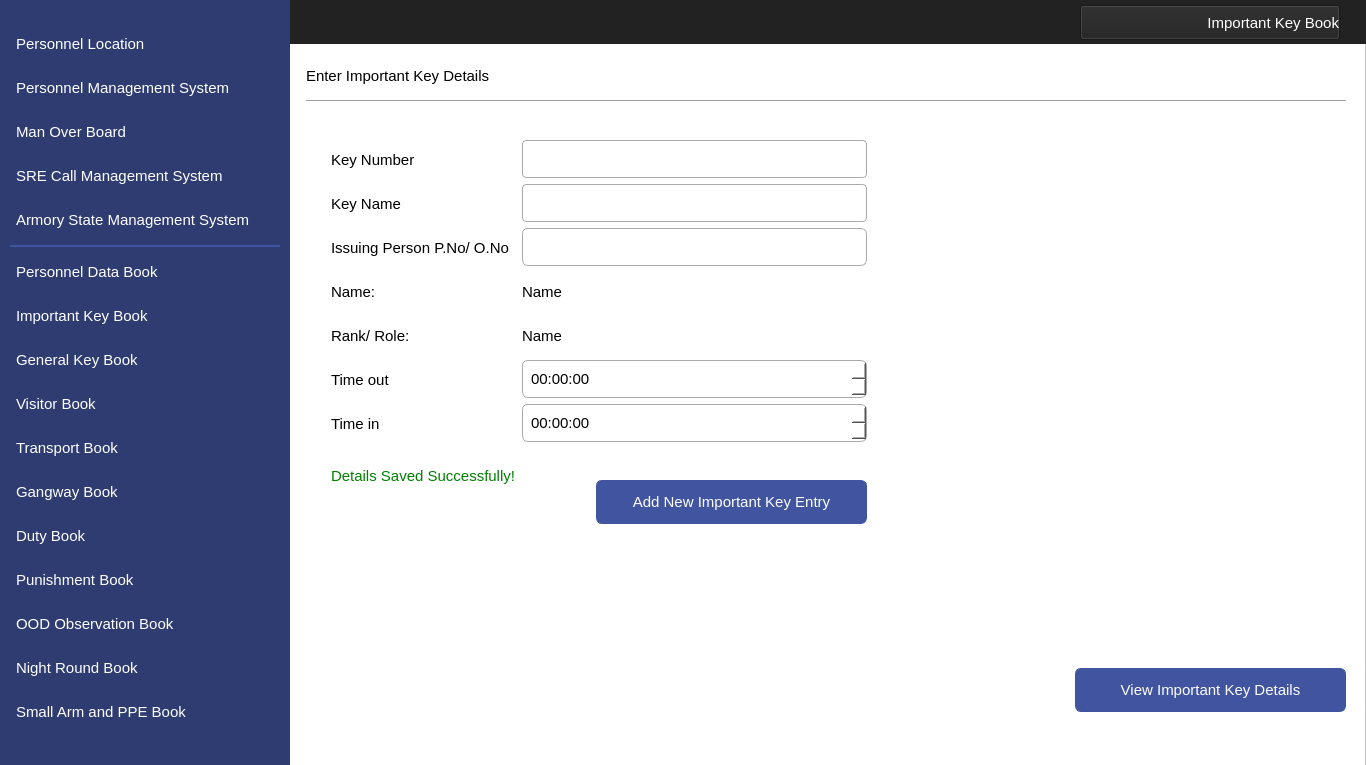
<?xml version="1.0" encoding="UTF-8"?>
<ui version="4.0">
 <class>MainWindow</class>
 <widget class="QMainWindow" name="MainWindow">
  <property name="geometry">
   <rect>
    <x>0</x>
    <y>0</y>
    <width>1366</width>
    <height>765</height>
   </rect>
  </property>
  <property name="windowTitle">
   <string>MainWindow</string>
  </property>
  <widget class="QWidget" name="centralwidget">
   <widget class="QFrame" name="frame">
    <property name="geometry">
     <rect>
      <x>0</x>
      <y>0</y>
      <width>1366</width>
      <height>768</height>
     </rect>
    </property>
    <property name="styleSheet">
     <string notr="true">background-color: #ffffff</string>
    </property>
    <property name="frameShape">
     <enum>QFrame::StyledPanel</enum>
    </property>
    <property name="frameShadow">
     <enum>QFrame::Raised</enum>
    </property>
    <widget class="QLabel" name="label">
     <property name="geometry">
      <rect>
       <x>0</x>
       <y>0</y>
       <width>290</width>
       <height>768</height>
      </rect>
     </property>
     <property name="styleSheet">
      <string notr="true">background-image: url(null);
background-color:#2F3C71;</string>
     </property>
     <property name="text">
      <string/>
     </property>
    </widget>
    <widget class="QLabel" name="label_2">
     <property name="geometry">
      <rect>
       <x>0</x>
       <y>0</y>
       <width>1366</width>
       <height>44</height>
      </rect>
     </property>
     <property name="styleSheet">
      <string notr="true">background-image: url(null);
background-color:#222222;</string>
     </property>
     <property name="text">
      <string/>
     </property>
    </widget>
    <widget class="QPushButton" name="navViewImpKeyDetails">
     <property name="geometry">
      <rect>
       <x>1075</x>
       <y>668</y>
       <width>271</width>
       <height>44</height>
      </rect>
     </property>
     <property name="font">
      <font>
       <family>Segoe UI</family>
       <pointsize>11</pointsize>
      </font>
     </property>
     <property name="cursor">
      <cursorShape>PointingHandCursor</cursorShape>
     </property>
     <property name="styleSheet">
      <string notr="true">QPushButton
{
    color: #ffffff;
    background-color:#4154A0;
    border-width: 1px;
    border-color: #4154A0;
    border-style: solid;
    border-radius: 6;
    padding: 3px;
    font-size: 11pt;
    padding-left: 5px;
    padding-right: 5px;
    min-width: 40px;
}

QPushButton:hover
{
    background-color:#384889
}
QPushButton:pressed
{
    background-color: #384889;
 	border-width: 3px;
    border-color: #5C70BC;
    border-style: solid;
    border-radius: 6;

}</string>
     </property>
     <property name="text">
      <string>View Important Key Details</string>
     </property>
     <property name="icon">
      <iconset resource="../IconResource.qrc">
       <normaloff>:/images/viewDetails.png</normaloff>:/images/viewDetails.png</iconset>
     </property>
     <property name="iconSize">
      <size>
       <width>25</width>
       <height>25</height>
      </size>
     </property>
    </widget>
    <widget class="QPushButton" name="navViewPunishment">
     <property name="geometry">
      <rect>
       <x>10</x>
       <y>558</y>
       <width>270</width>
       <height>44</height>
      </rect>
     </property>
     <property name="font">
      <font>
       <family>Segoe UI</family>
       <pointsize>11</pointsize>
      </font>
     </property>
     <property name="cursor">
      <cursorShape>PointingHandCursor</cursorShape>
     </property>
     <property name="styleSheet">
      <string notr="true">QPushButton 
{
    text-align: left;
    color: #ffffff;
    background-color:#2F3C71;
    border-width: 1px;
    border-color: #2F3C71;
    border-style: solid;
    border-radius: 6;
    padding: 3px;
    font-size: 11pt;
    padding-left: 5px;
    padding-right: 5px;
    min-width: 40px;
}

QPushButton:hover
{
    background-color:#4154A0;
}
QPushButton:pressed
{
    background-color: #384889;
 	border-width: 3px;
    border-color: #5C70BC;
    border-style: solid;
    border-radius: 6;

}</string>
     </property>
     <property name="text">
      <string>Punishment Book</string>
     </property>
     <property name="icon">
      <iconset resource="../IconResource.qrc">
       <normaloff>:/images/punishment.png</normaloff>:/images/punishment.png</iconset>
     </property>
     <property name="iconSize">
      <size>
       <width>25</width>
       <height>25</height>
      </size>
     </property>
     <property name="flat">
      <bool>false</bool>
     </property>
    </widget>
    <widget class="QPushButton" name="navViewImpKey">
     <property name="geometry">
      <rect>
       <x>10</x>
       <y>294</y>
       <width>270</width>
       <height>44</height>
      </rect>
     </property>
     <property name="font">
      <font>
       <family>Segoe UI</family>
       <pointsize>11</pointsize>
      </font>
     </property>
     <property name="cursor">
      <cursorShape>PointingHandCursor</cursorShape>
     </property>
     <property name="styleSheet">
      <string notr="true">QPushButton 
{
    text-align: left;
    color: #ffffff;
    background-color:#2F3C71;
    border-width: 1px;
    border-color: #2F3C71;
    border-style: solid;
    border-radius: 6;
    padding: 3px;
    font-size: 11pt;
    padding-left: 5px;
    padding-right: 5px;
    min-width: 40px;
}

QPushButton:hover
{
    background-color:#4154A0;
}
QPushButton:active
{
    background-color:#4154A0;
}
QPushButton:pressed
{
    background-color: #384889;
 	border-width: 3px;
    border-color: #5C70BC;
    border-style: solid;
    border-radius: 6;

}</string>
     </property>
     <property name="text">
      <string>Important Key Book</string>
     </property>
     <property name="icon">
      <iconset resource="../IconResource.qrc">
       <normaloff>:/images/impKey.png</normaloff>:/images/impKey.png</iconset>
     </property>
     <property name="iconSize">
      <size>
       <width>25</width>
       <height>25</height>
      </size>
     </property>
     <property name="flat">
      <bool>false</bool>
     </property>
    </widget>
    <widget class="QPushButton" name="navViewGenKey">
     <property name="geometry">
      <rect>
       <x>10</x>
       <y>338</y>
       <width>270</width>
       <height>44</height>
      </rect>
     </property>
     <property name="font">
      <font>
       <family>Segoe UI</family>
       <pointsize>11</pointsize>
      </font>
     </property>
     <property name="cursor">
      <cursorShape>PointingHandCursor</cursorShape>
     </property>
     <property name="styleSheet">
      <string notr="true">QPushButton 
{
    text-align: left;
    color: #ffffff;
    background-color:#2F3C71;
    border-width: 1px;
    border-color: #2F3C71;
    border-style: solid;
    border-radius: 6;
    padding: 3px;
    font-size: 11pt;
    padding-left: 5px;
    padding-right: 5px;
    min-width: 40px;
}

QPushButton:hover
{
    background-color:#4154A0;
}

QPushButton:pressed
{
    background-color: #384889;
 	border-width: 3px;
    border-color: #5C70BC;
    border-style: solid;
    border-radius: 6;

}</string>
     </property>
     <property name="text">
      <string>General Key Book</string>
     </property>
     <property name="icon">
      <iconset resource="../IconResource.qrc">
       <normaloff>:/images/genKey.png</normaloff>:/images/genKey.png</iconset>
     </property>
     <property name="iconSize">
      <size>
       <width>25</width>
       <height>25</height>
      </size>
     </property>
     <property name="flat">
      <bool>false</bool>
     </property>
    </widget>
    <widget class="QPushButton" name="navViewVisitor">
     <property name="geometry">
      <rect>
       <x>10</x>
       <y>382</y>
       <width>270</width>
       <height>44</height>
      </rect>
     </property>
     <property name="font">
      <font>
       <family>Segoe UI</family>
       <pointsize>11</pointsize>
      </font>
     </property>
     <property name="cursor">
      <cursorShape>PointingHandCursor</cursorShape>
     </property>
     <property name="styleSheet">
      <string notr="true">QPushButton 
{
    text-align: left;
    color: #ffffff;
    background-color:#2F3C71;
    border-width: 1px;
    border-color: #2F3C71;
    border-style: solid;
    border-radius: 6;
    padding: 3px;
    font-size: 11pt;
    padding-left: 5px;
    padding-right: 5px;
    min-width: 40px;
}

QPushButton:hover
{
    background-color:#4154A0;
}

QPushButton:pressed
{
    background-color: #384889;
 	border-width: 3px;
    border-color: #5C70BC;
    border-style: solid;
    border-radius: 6;
}</string>
     </property>
     <property name="text">
      <string>Visitor Book</string>
     </property>
     <property name="icon">
      <iconset resource="../IconResource.qrc">
       <normaloff>:/images/visitor.png</normaloff>:/images/visitor.png</iconset>
     </property>
     <property name="iconSize">
      <size>
       <width>25</width>
       <height>25</height>
      </size>
     </property>
     <property name="flat">
      <bool>false</bool>
     </property>
    </widget>
    <widget class="QPushButton" name="navViewTransport">
     <property name="geometry">
      <rect>
       <x>10</x>
       <y>426</y>
       <width>270</width>
       <height>44</height>
      </rect>
     </property>
     <property name="font">
      <font>
       <family>Segoe UI</family>
       <pointsize>11</pointsize>
      </font>
     </property>
     <property name="cursor">
      <cursorShape>PointingHandCursor</cursorShape>
     </property>
     <property name="styleSheet">
      <string notr="true">QPushButton 
{
    text-align: left;
    color: #ffffff;
    background-color:#2F3C71;
    border-width: 1px;
    border-color: #2F3C71;
    border-style: solid;
    border-radius: 6;
    padding: 3px;
    font-size: 11pt;
    padding-left: 5px;
    padding-right: 5px;
    min-width: 40px;
}

QPushButton:hover
{
    background-color:#4154A0;
}
QPushButton:pressed
{
    background-color: #384889;
 	border-width: 3px;
    border-color: #5C70BC;
    border-style: solid;
    border-radius: 6;

}</string>
     </property>
     <property name="text">
      <string>Transport Book</string>
     </property>
     <property name="icon">
      <iconset resource="../IconResource.qrc">
       <normaloff>:/images/transport.png</normaloff>:/images/transport.png</iconset>
     </property>
     <property name="iconSize">
      <size>
       <width>25</width>
       <height>25</height>
      </size>
     </property>
     <property name="flat">
      <bool>false</bool>
     </property>
    </widget>
    <widget class="QPushButton" name="navViewGangway">
     <property name="geometry">
      <rect>
       <x>10</x>
       <y>470</y>
       <width>270</width>
       <height>44</height>
      </rect>
     </property>
     <property name="font">
      <font>
       <family>Segoe UI</family>
       <pointsize>11</pointsize>
      </font>
     </property>
     <property name="cursor">
      <cursorShape>PointingHandCursor</cursorShape>
     </property>
     <property name="styleSheet">
      <string notr="true">QPushButton 
{
    text-align: left;
    color: #ffffff;
    background-color:#2F3C71;
    border-width: 1px;
    border-color: #2F3C71;
    border-style: solid;
    border-radius: 6;
    padding: 3px;
    font-size: 11pt;
    padding-left: 5px;
    padding-right: 5px;
    min-width: 40px;
}

QPushButton:hover
{
    background-color:#4154A0;
}
QPushButton:pressed
{
    background-color: #384889;
 	border-width: 3px;
    border-color: #5C70BC;
    border-style: solid;
    border-radius: 6;

}</string>
     </property>
     <property name="text">
      <string>Gangway Book</string>
     </property>
     <property name="icon">
      <iconset resource="../IconResource.qrc">
       <normaloff>:/images/gangway.png</normaloff>:/images/gangway.png</iconset>
     </property>
     <property name="iconSize">
      <size>
       <width>25</width>
       <height>25</height>
      </size>
     </property>
     <property name="flat">
      <bool>false</bool>
     </property>
    </widget>
    <widget class="QPushButton" name="navViewDuty">
     <property name="geometry">
      <rect>
       <x>10</x>
       <y>514</y>
       <width>270</width>
       <height>44</height>
      </rect>
     </property>
     <property name="font">
      <font>
       <family>Segoe UI</family>
       <pointsize>11</pointsize>
      </font>
     </property>
     <property name="cursor">
      <cursorShape>PointingHandCursor</cursorShape>
     </property>
     <property name="styleSheet">
      <string notr="true">QPushButton 
{
    text-align: left;
    color: #ffffff;
    background-color:#2F3C71;
    border-width: 1px;
    border-color: #2F3C71;
    border-style: solid;
    border-radius: 6;
    padding: 3px;
    font-size: 11pt;
    padding-left: 5px;
    padding-right: 5px;
    min-width: 40px;
}

QPushButton:hover
{
    background-color:#4154A0;
}
QPushButton:pressed
{
    background-color: #384889;
 	border-width: 3px;
    border-color: #5C70BC;
    border-style: solid;
    border-radius: 6;

}</string>
     </property>
     <property name="text">
      <string>Duty Book</string>
     </property>
     <property name="icon">
      <iconset resource="../IconResource.qrc">
       <normaloff>:/images/duty.png</normaloff>:/images/duty.png</iconset>
     </property>
     <property name="iconSize">
      <size>
       <width>25</width>
       <height>25</height>
      </size>
     </property>
     <property name="flat">
      <bool>false</bool>
     </property>
    </widget>
    <widget class="QPushButton" name="navViewNight">
     <property name="geometry">
      <rect>
       <x>10</x>
       <y>646</y>
       <width>270</width>
       <height>44</height>
      </rect>
     </property>
     <property name="font">
      <font>
       <family>Segoe UI</family>
       <pointsize>11</pointsize>
      </font>
     </property>
     <property name="cursor">
      <cursorShape>PointingHandCursor</cursorShape>
     </property>
     <property name="styleSheet">
      <string notr="true">QPushButton 
{
    text-align: left;
    color: #ffffff;
    background-color:#2F3C71;
    border-width: 1px;
    border-color: #2F3C71;
    border-style: solid;
    border-radius: 6;
    padding: 3px;
    font-size: 11pt;
    padding-left: 5px;
    padding-right: 5px;
    min-width: 40px;
}

QPushButton:hover
{
    background-color:#4154A0;
}
QPushButton:pressed
{
    background-color: #384889;
 	border-width: 3px;
    border-color: #5C70BC;
    border-style: solid;
    border-radius: 6;

}</string>
     </property>
     <property name="text">
      <string>Night Round Book</string>
     </property>
     <property name="icon">
      <iconset resource="../IconResource.qrc">
       <normaloff>:/images/night.png</normaloff>:/images/night.png</iconset>
     </property>
     <property name="iconSize">
      <size>
       <width>25</width>
       <height>25</height>
      </size>
     </property>
     <property name="flat">
      <bool>false</bool>
     </property>
    </widget>
    <widget class="QLabel" name="label_4">
     <property name="geometry">
      <rect>
       <x>10</x>
       <y>245</y>
       <width>270</width>
       <height>2</height>
      </rect>
     </property>
     <property name="styleSheet">
      <string notr="true">background-color:#4154A0;</string>
     </property>
     <property name="text">
      <string/>
     </property>
    </widget>
    <widget class="QPushButton" name="navViewMOB">
     <property name="geometry">
      <rect>
       <x>10</x>
       <y>110</y>
       <width>270</width>
       <height>44</height>
      </rect>
     </property>
     <property name="font">
      <font>
       <family>Segoe UI</family>
       <pointsize>11</pointsize>
      </font>
     </property>
     <property name="cursor">
      <cursorShape>PointingHandCursor</cursorShape>
     </property>
     <property name="styleSheet">
      <string notr="true">QPushButton 
{
    text-align: left;
    color: #ffffff;
    background-color:#2F3C71;
    border-width: 1px;
    border-color: #2F3C71;
    border-style: solid;
    border-radius: 6;
    padding: 3px;
    font-size: 11pt;
    padding-left: 5px;
    padding-right: 5px;
    min-width: 40px;
}

QPushButton:hover
{
    background-color:#4154A0;
}
QPushButton:pressed
{
    background-color: #384889;
 	border-width: 3px;
    border-color: #5C70BC;
    border-style: solid;
    border-radius: 6;

}</string>
     </property>
     <property name="text">
      <string>Man Over Board</string>
     </property>
     <property name="icon">
      <iconset resource="../IconResource.qrc">
       <normaloff>:/images/mob.png</normaloff>:/images/mob.png</iconset>
     </property>
     <property name="iconSize">
      <size>
       <width>32</width>
       <height>32</height>
      </size>
     </property>
     <property name="flat">
      <bool>false</bool>
     </property>
    </widget>
    <widget class="QPushButton" name="navViewLocation">
     <property name="geometry">
      <rect>
       <x>10</x>
       <y>22</y>
       <width>270</width>
       <height>44</height>
      </rect>
     </property>
     <property name="font">
      <font>
       <family>Segoe UI</family>
       <pointsize>11</pointsize>
      </font>
     </property>
     <property name="cursor">
      <cursorShape>PointingHandCursor</cursorShape>
     </property>
     <property name="styleSheet">
      <string notr="true">QPushButton 
{
    text-align: left;
    color: #ffffff;
    background-color:#2F3C71;
    border-width: 1px;
    border-color: #2F3C71;
    border-style: solid;
    border-radius: 6;
    padding: 3px;
    font-size: 11pt;
    padding-left: 5px;
    padding-right: 5px;
    min-width: 40px;
}

QPushButton:hover
{
    background-color:#4154A0;
}
QPushButton:pressed
{
    background-color: #384889;
 	border-width: 3px;
    border-color: #5C70BC;
    border-style: solid;
    border-radius: 6;

}</string>
     </property>
     <property name="text">
      <string>Personnel Location</string>
     </property>
     <property name="icon">
      <iconset resource="../IconResource.qrc">
       <normaloff>:/images/locate.png</normaloff>:/images/locate.png</iconset>
     </property>
     <property name="iconSize">
      <size>
       <width>25</width>
       <height>25</height>
      </size>
     </property>
     <property name="flat">
      <bool>false</bool>
     </property>
    </widget>
    <widget class="QPushButton" name="navViewMangement">
     <property name="geometry">
      <rect>
       <x>10</x>
       <y>66</y>
       <width>270</width>
       <height>44</height>
      </rect>
     </property>
     <property name="font">
      <font>
       <family>Segoe UI</family>
       <pointsize>11</pointsize>
      </font>
     </property>
     <property name="cursor">
      <cursorShape>PointingHandCursor</cursorShape>
     </property>
     <property name="styleSheet">
      <string notr="true">QPushButton 
{
    text-align: left;
    color: #ffffff;
    background-color:#2F3C71;
    border-width: 1px;
    border-color: #2F3C71;
    border-style: solid;
    border-radius: 6;
    padding: 3px;
    font-size: 11pt;
    padding-left: 5px;
    padding-right: 5px;
    min-width: 40px;
}

QPushButton:hover
{
    background-color:#4154A0;
}
QPushButton:pressed
{
    background-color: #384889;
 	border-width: 3px;
    border-color: #5C70BC;
    border-style: solid;
    border-radius: 6;

}</string>
     </property>
     <property name="text">
      <string>Personnel Management System</string>
     </property>
     <property name="icon">
      <iconset resource="../IconResource.qrc">
       <normaloff>:/images/personnel.png</normaloff>:/images/personnel.png</iconset>
     </property>
     <property name="iconSize">
      <size>
       <width>32</width>
       <height>32</height>
      </size>
     </property>
     <property name="flat">
      <bool>false</bool>
     </property>
    </widget>
    <widget class="QPushButton" name="navViewPPE">
     <property name="geometry">
      <rect>
       <x>10</x>
       <y>690</y>
       <width>270</width>
       <height>44</height>
      </rect>
     </property>
     <property name="font">
      <font>
       <family>Segoe UI</family>
       <pointsize>11</pointsize>
      </font>
     </property>
     <property name="cursor">
      <cursorShape>PointingHandCursor</cursorShape>
     </property>
     <property name="styleSheet">
      <string notr="true">QPushButton 
{
    text-align: left;
    color: #ffffff;
    background-color:#2F3C71;
    border-width: 1px;
    border-color: #2F3C71;
    border-style: solid;
    border-radius: 6;
    padding: 3px;
    font-size: 11pt;
    padding-left: 5px;
    padding-right: 5px;
    min-width: 40px;
}

QPushButton:hover
{
    background-color:#4154A0;
}
QPushButton:pressed
{
    background-color: #384889;
 	border-width: 3px;
    border-color: #5C70BC;
    border-style: solid;
    border-radius: 6;

}</string>
     </property>
     <property name="text">
      <string>Small Arm and PPE Book</string>
     </property>
     <property name="icon">
      <iconset resource="../IconResource.qrc">
       <normaloff>:/images/armPPE.png</normaloff>:/images/armPPE.png</iconset>
     </property>
     <property name="iconSize">
      <size>
       <width>25</width>
       <height>25</height>
      </size>
     </property>
     <property name="flat">
      <bool>false</bool>
     </property>
    </widget>
    <widget class="QPushButton" name="navViewOOD">
     <property name="geometry">
      <rect>
       <x>10</x>
       <y>602</y>
       <width>270</width>
       <height>44</height>
      </rect>
     </property>
     <property name="font">
      <font>
       <family>Segoe UI</family>
       <pointsize>11</pointsize>
      </font>
     </property>
     <property name="cursor">
      <cursorShape>PointingHandCursor</cursorShape>
     </property>
     <property name="styleSheet">
      <string notr="true">QPushButton 
{
    text-align: left;
    color: #ffffff;
    background-color:#2F3C71;
    border-width: 1px;
    border-color: #2F3C71;
    border-style: solid;
    border-radius: 6;
    padding: 3px;
    font-size: 11pt;
    padding-left: 5px;
    padding-right: 5px;
    min-width: 40px;
}

QPushButton:hover
{
    background-color:#4154A0;
}
QPushButton:pressed
{
    background-color: #384889;
 	border-width: 3px;
    border-color: #5C70BC;
    border-style: solid;
    border-radius: 6;

}</string>
     </property>
     <property name="text">
      <string>OOD Observation Book</string>
     </property>
     <property name="icon">
      <iconset resource="../IconResource.qrc">
       <normaloff>:/images/oodObserve.png</normaloff>:/images/oodObserve.png</iconset>
     </property>
     <property name="iconSize">
      <size>
       <width>25</width>
       <height>25</height>
      </size>
     </property>
     <property name="flat">
      <bool>false</bool>
     </property>
    </widget>
    <widget class="QPushButton" name="navViewCMS">
     <property name="geometry">
      <rect>
       <x>10</x>
       <y>154</y>
       <width>270</width>
       <height>44</height>
      </rect>
     </property>
     <property name="font">
      <font>
       <family>Segoe UI</family>
       <pointsize>11</pointsize>
      </font>
     </property>
     <property name="cursor">
      <cursorShape>PointingHandCursor</cursorShape>
     </property>
     <property name="styleSheet">
      <string notr="true">QPushButton 
{
    text-align: left;
    color: #ffffff;
    background-color:#2F3C71;
    border-width: 1px;
    border-color: #2F3C71;
    border-style: solid;
    border-radius: 6;
    padding: 3px;
    font-size: 11pt;
    padding-left: 5px;
    padding-right: 5px;
    min-width: 40px;
}

QPushButton:hover
{
    background-color:#4154A0;
}
QPushButton:pressed
{
    background-color: #384889;
 	border-width: 3px;
    border-color: #5C70BC;
    border-style: solid;
    border-radius: 6;

}</string>
     </property>
     <property name="text">
      <string>SRE Call Management System</string>
     </property>
     <property name="icon">
      <iconset resource="../IconResource.qrc">
       <normaloff>:/images/sreCall.png</normaloff>:/images/sreCall.png</iconset>
     </property>
     <property name="iconSize">
      <size>
       <width>25</width>
       <height>25</height>
      </size>
     </property>
     <property name="flat">
      <bool>false</bool>
     </property>
    </widget>
    <widget class="QLabel" name="label_7">
     <property name="geometry">
      <rect>
       <x>331</x>
       <y>138</y>
       <width>191</width>
       <height>44</height>
      </rect>
     </property>
     <property name="font">
      <font>
       <family>Segoe UI</family>
       <pointsize>11</pointsize>
      </font>
     </property>
     <property name="layoutDirection">
      <enum>Qt::LeftToRight</enum>
     </property>
     <property name="styleSheet">
      <string notr="true">color: #000000;
background-color:#ffffff;
font-size: 11pt</string>
     </property>
     <property name="text">
      <string>Key Number</string>
     </property>
     <property name="alignment">
      <set>Qt::AlignLeading|Qt::AlignLeft|Qt::AlignVCenter</set>
     </property>
    </widget>
    <widget class="QLineEdit" name="edtKeyNumber">
     <property name="geometry">
      <rect>
       <x>522</x>
       <y>140</y>
       <width>345</width>
       <height>38</height>
      </rect>
     </property>
     <property name="font">
      <font>
       <family>Segoe UI</family>
       <pointsize>11</pointsize>
      </font>
     </property>
     <property name="styleSheet">
      <string notr="true">QLineEdit{
    border:1px solid #aaa;
    border-radius:4px;
    outline:none;
    padding:6px;
    box-sizing:border-box;
    transition:.3s;
  }
  QLineEdit:hover{
	 border:1px solid #000;	
 	transition:.3s;
}
  QLineEdit:focus{
    border-color:dodgerBlue;
    box-shadow:0 0 8px 0 dodgerBlue;
  }</string>
     </property>
    </widget>
    <widget class="QLabel" name="label_8">
     <property name="geometry">
      <rect>
       <x>331</x>
       <y>182</y>
       <width>191</width>
       <height>44</height>
      </rect>
     </property>
     <property name="font">
      <font>
       <family>Segoe UI</family>
       <pointsize>11</pointsize>
      </font>
     </property>
     <property name="layoutDirection">
      <enum>Qt::LeftToRight</enum>
     </property>
     <property name="styleSheet">
      <string notr="true">color: #000000;
background-color:#ffffff;
font-size: 11pt</string>
     </property>
     <property name="text">
      <string>Key Name</string>
     </property>
     <property name="alignment">
      <set>Qt::AlignLeading|Qt::AlignLeft|Qt::AlignVCenter</set>
     </property>
    </widget>
    <widget class="QLineEdit" name="edtKeyName">
     <property name="geometry">
      <rect>
       <x>522</x>
       <y>184</y>
       <width>345</width>
       <height>38</height>
      </rect>
     </property>
     <property name="font">
      <font>
       <family>Segoe UI</family>
       <pointsize>11</pointsize>
      </font>
     </property>
     <property name="styleSheet">
      <string notr="true">QLineEdit{
    border:1px solid #aaa;
    border-radius:4px;
    outline:none;
    padding:6px;
    box-sizing:border-box;
    transition:.3s;
  }
  QLineEdit:hover{
	 border:1px solid #000;	
 	transition:.3s;
}
  QLineEdit:focus{
    border-color:dodgerBlue;
    box-shadow:0 0 8px 0 dodgerBlue;
  }</string>
     </property>
    </widget>
    <widget class="QLabel" name="label_9">
     <property name="geometry">
      <rect>
       <x>331</x>
       <y>226</y>
       <width>191</width>
       <height>44</height>
      </rect>
     </property>
     <property name="font">
      <font>
       <family>Segoe UI</family>
       <pointsize>11</pointsize>
      </font>
     </property>
     <property name="layoutDirection">
      <enum>Qt::LeftToRight</enum>
     </property>
     <property name="styleSheet">
      <string notr="true">color: #000000;
background-color:#ffffff;
font-size: 11pt</string>
     </property>
     <property name="text">
      <string>Issuing Person P.No/ O.No</string>
     </property>
     <property name="alignment">
      <set>Qt::AlignLeading|Qt::AlignLeft|Qt::AlignVCenter</set>
     </property>
    </widget>
    <widget class="QLabel" name="label_10">
     <property name="geometry">
      <rect>
       <x>331</x>
       <y>270</y>
       <width>191</width>
       <height>44</height>
      </rect>
     </property>
     <property name="font">
      <font>
       <family>Segoe UI</family>
       <pointsize>11</pointsize>
      </font>
     </property>
     <property name="layoutDirection">
      <enum>Qt::LeftToRight</enum>
     </property>
     <property name="styleSheet">
      <string notr="true">color: #000000;
background-color:#ffffff;
font-size: 11pt</string>
     </property>
     <property name="text">
      <string>Name:</string>
     </property>
     <property name="alignment">
      <set>Qt::AlignLeading|Qt::AlignLeft|Qt::AlignVCenter</set>
     </property>
    </widget>
    <widget class="QLabel" name="label_11">
     <property name="geometry">
      <rect>
       <x>331</x>
       <y>314</y>
       <width>191</width>
       <height>44</height>
      </rect>
     </property>
     <property name="font">
      <font>
       <family>Segoe UI</family>
       <pointsize>11</pointsize>
      </font>
     </property>
     <property name="layoutDirection">
      <enum>Qt::LeftToRight</enum>
     </property>
     <property name="styleSheet">
      <string notr="true">color: #000000;
background-color:#ffffff;
font-size: 11pt</string>
     </property>
     <property name="text">
      <string>Rank/ Role:</string>
     </property>
     <property name="alignment">
      <set>Qt::AlignLeading|Qt::AlignLeft|Qt::AlignVCenter</set>
     </property>
    </widget>
    <widget class="QLabel" name="label_12">
     <property name="geometry">
      <rect>
       <x>331</x>
       <y>358</y>
       <width>191</width>
       <height>44</height>
      </rect>
     </property>
     <property name="font">
      <font>
       <family>Segoe UI</family>
       <pointsize>11</pointsize>
      </font>
     </property>
     <property name="layoutDirection">
      <enum>Qt::LeftToRight</enum>
     </property>
     <property name="styleSheet">
      <string notr="true">color: #000000;
background-color:#ffffff;
font-size: 11pt</string>
     </property>
     <property name="text">
      <string>Time out</string>
     </property>
     <property name="alignment">
      <set>Qt::AlignLeading|Qt::AlignLeft|Qt::AlignVCenter</set>
     </property>
    </widget>
    <widget class="QLabel" name="label_14">
     <property name="geometry">
      <rect>
       <x>331</x>
       <y>402</y>
       <width>191</width>
       <height>44</height>
      </rect>
     </property>
     <property name="font">
      <font>
       <family>Segoe UI</family>
       <pointsize>11</pointsize>
      </font>
     </property>
     <property name="layoutDirection">
      <enum>Qt::LeftToRight</enum>
     </property>
     <property name="styleSheet">
      <string notr="true">color: #000000;
background-color:#ffffff;
font-size: 11pt</string>
     </property>
     <property name="text">
      <string>Time in</string>
     </property>
     <property name="alignment">
      <set>Qt::AlignLeading|Qt::AlignLeft|Qt::AlignVCenter</set>
     </property>
    </widget>
    <widget class="QTimeEdit" name="tmOut">
     <property name="geometry">
      <rect>
       <x>522</x>
       <y>360</y>
       <width>345</width>
       <height>38</height>
      </rect>
     </property>
     <property name="font">
      <font>
       <family>Segoe UI</family>
       <pointsize>11</pointsize>
      </font>
     </property>
     <property name="styleSheet">
      <string notr="true">QTimeEdit{
    border:1px solid #aaa;
    border-radius:6px;
    outline:none;
    padding:6px;
    box-sizing:border-box;
    transition:.3s;
  }
  QTimeEdit:hover{
	 border:1px solid #000;	
 	transition:.3s;
}
  QTimeEdit:focus{
    border-color:dodgerBlue;
    box-shadow:0 0 8px 0 dodgerBlue;
border-radius: 6;
  }
	QTimeEdit::up-button{
 subcontrol-origin: border;
subcontrol-position: top right;
width: 25px;
 border: none;
image: url(:/images/dropUpTime.png);
}
QTimeEdit::down-button {
 subcontrol-origin: border;
 subcontrol-position: bottom right;
 width: 25px;
 border: none;

image: url(:/images/dropDownTime.png);

}
QTimeEdit::down-button:hover {
 border: 1px solid rgba(0, 0, 0, 0%);
border-bottom: 1px solid rgb(0, 0, 0);
 border-right: 1px solid rgb(0, 0, 0);
background-color:#e6e6e6;
    
}
QTimeEdit::up-button:hover {
 border: 1px solid rgba(0, 0, 0, 0%);
border-top: 1px solid rgb(0, 0, 0);
 border-right: 1px solid rgb(0, 0, 0);
background-color:#e6e6e6;

}
QTimeEdit::up-button:focus{
 border: 1px solid rgba(0, 0, 0, 0%);
border-top: 1px solid dodgerBlue;
 border-right: 1px solid dodgerBlue;

}
QTimeEdit::down-button:focus{
 border: 1px solid rgba(0, 0, 0, 0%);
border-bottom: 1px solid dodgerBlue;
 border-right: 1px solid dodgerBlue;

}</string>
     </property>
     <property name="calendarPopup">
      <bool>false</bool>
     </property>
    </widget>
    <widget class="QTimeEdit" name="tmIn">
     <property name="geometry">
      <rect>
       <x>522</x>
       <y>404</y>
       <width>345</width>
       <height>38</height>
      </rect>
     </property>
     <property name="font">
      <font>
       <family>Segoe UI</family>
       <pointsize>11</pointsize>
      </font>
     </property>
     <property name="styleSheet">
      <string notr="true">QTimeEdit{
    border:1px solid #aaa;
    border-radius:6px;
    outline:none;
    padding:6px;
    box-sizing:border-box;
    transition:.3s;
  }
  QTimeEdit:hover{
	 border:1px solid #000;	
 	transition:.3s;
}
  QTimeEdit:focus{
    border-color:dodgerBlue;
    box-shadow:0 0 8px 0 dodgerBlue;
border-radius: 6;
  }
	QTimeEdit::up-button{
 subcontrol-origin: border;
subcontrol-position: top right;
width: 25px;
 border: none;
image: url(:/images/dropUpTime.png);
}
QTimeEdit::down-button {
 subcontrol-origin: border;
 subcontrol-position: bottom right;
 width: 25px;
 border: none;

image: url(:/images/dropDownTime.png);

}
QTimeEdit::down-button:hover {
 border: 1px solid rgba(0, 0, 0, 0%);
border-bottom: 1px solid rgb(0, 0, 0);
 border-right: 1px solid rgb(0, 0, 0);
background-color:#e6e6e6;
    
}
QTimeEdit::up-button:hover {
 border: 1px solid rgba(0, 0, 0, 0%);
border-top: 1px solid rgb(0, 0, 0);
 border-right: 1px solid rgb(0, 0, 0);
background-color:#e6e6e6;

}
QTimeEdit::up-button:focus{
 border: 1px solid rgba(0, 0, 0, 0%);
border-top: 1px solid dodgerBlue;
 border-right: 1px solid dodgerBlue;

}
QTimeEdit::down-button:focus{
 border: 1px solid rgba(0, 0, 0, 0%);
border-bottom: 1px solid dodgerBlue;
 border-right: 1px solid dodgerBlue;

}</string>
     </property>
     <property name="calendarPopup">
      <bool>false</bool>
     </property>
    </widget>
    <widget class="QLabel" name="lblDataEntrySuccessful">
     <property name="enabled">
      <bool>true</bool>
     </property>
     <property name="geometry">
      <rect>
       <x>331</x>
       <y>454</y>
       <width>361</width>
       <height>44</height>
      </rect>
     </property>
     <property name="font">
      <font>
       <family>Segoe UI</family>
       <pointsize>11</pointsize>
      </font>
     </property>
     <property name="layoutDirection">
      <enum>Qt::LeftToRight</enum>
     </property>
     <property name="styleSheet">
      <string notr="true">color: green;
background-color:#ffffff;
font-size: 11pt</string>
     </property>
     <property name="text">
      <string>Details Saved Successfully!</string>
     </property>
     <property name="alignment">
      <set>Qt::AlignLeading|Qt::AlignLeft|Qt::AlignVCenter</set>
     </property>
    </widget>
    <widget class="QPushButton" name="pushButton">
     <property name="enabled">
      <bool>true</bool>
     </property>
     <property name="geometry">
      <rect>
       <x>1080</x>
       <y>5</y>
       <width>260</width>
       <height>35</height>
      </rect>
     </property>
     <property name="font">
      <font>
       <family>Segoe UI</family>
       <pointsize>11</pointsize>
      </font>
     </property>
     <property name="styleSheet">
      <string notr="true"> text-align: right;
    color: #ffffff;
    background-color:#222222;</string>
     </property>
     <property name="text">
      <string>Important Key Book</string>
     </property>
     <property name="icon">
      <iconset resource="../IconResource.qrc">
       <normaloff>:/images/impKey.png</normaloff>:/images/impKey.png</iconset>
     </property>
     <property name="iconSize">
      <size>
       <width>32</width>
       <height>32</height>
      </size>
     </property>
    </widget>
    <widget class="QPushButton" name="pushButton_2">
     <property name="enabled">
      <bool>true</bool>
     </property>
     <property name="geometry">
      <rect>
       <x>306</x>
       <y>680</y>
       <width>100</width>
       <height>80</height>
      </rect>
     </property>
     <property name="styleSheet">
      <string notr="true"> border:1px solid #fff;
    border-radius:4px;
    outline:none;</string>
     </property>
     <property name="text">
      <string/>
     </property>
     <property name="icon">
      <iconset resource="../IconResource.qrc">
       <normaloff>:/images/logoMTIP.png</normaloff>:/images/logoMTIP.png</iconset>
     </property>
     <property name="iconSize">
      <size>
       <width>200</width>
       <height>200</height>
      </size>
     </property>
    </widget>
    <widget class="QPushButton" name="navViewPersonnel">
     <property name="geometry">
      <rect>
       <x>10</x>
       <y>250</y>
       <width>270</width>
       <height>44</height>
      </rect>
     </property>
     <property name="font">
      <font>
       <family>Segoe UI</family>
       <pointsize>11</pointsize>
      </font>
     </property>
     <property name="cursor">
      <cursorShape>PointingHandCursor</cursorShape>
     </property>
     <property name="styleSheet">
      <string notr="true">QPushButton 
{
    text-align: left;
    color: #ffffff;
    background-color:#2F3C71;
    border-width: 1px;
    border-color: #2F3C71;
    border-style: solid;
    border-radius: 6;
    padding: 3px;
    font-size: 11pt;
    padding-left: 5px;
    padding-right: 5px;
    min-width: 40px;
}

QPushButton:hover
{
    background-color:#4154A0;
}

QPushButton:pressed
{
    background-color: #384889;
 	border-width: 3px;
    border-color: #5C70BC;
    border-style: solid;
    border-radius: 6;

}</string>
     </property>
     <property name="text">
      <string>Personnel Data Book</string>
     </property>
     <property name="icon">
      <iconset resource="../IconResource.qrc">
       <normaloff>:/images/personnelData.png</normaloff>:/images/personnelData.png</iconset>
     </property>
     <property name="iconSize">
      <size>
       <width>25</width>
       <height>25</height>
      </size>
     </property>
     <property name="flat">
      <bool>false</bool>
     </property>
    </widget>
    <widget class="QComboBox" name="cBoxIssuingPNo">
     <property name="geometry">
      <rect>
       <x>522</x>
       <y>228</y>
       <width>345</width>
       <height>38</height>
      </rect>
     </property>
     <property name="font">
      <font>
       <family>Segoe UI</family>
       <pointsize>11</pointsize>
       <kerning>true</kerning>
      </font>
     </property>
     <property name="cursor">
      <cursorShape>PointingHandCursor</cursorShape>
     </property>
     <property name="styleSheet">
      <string notr="true">QComboBox{ border-width: 1px;
 border-color: #aaa;
 border-style: solid;
border-radius:6; 
}

QComboBox::drop-down:button{
background-color:transparent;
}
QComboBox::down-arrow {
 
    image: url(C:/Users/home/Desktop/IndoorPoistionInterfaces/InterfaceIcons/dropDown.png);
    width: 25px;
    height: 9px;
}
QComboBox:hover{
	 border:1px solid #000;	
 	transition:.3s;
}
  QComboBox:focus{
    border-color:dodgerBlue;
    box-shadow:0 0 8px 0 dodgerBlue;
  }
</string>
     </property>
     <property name="editable">
      <bool>false</bool>
     </property>
     <property name="frame">
      <bool>true</bool>
     </property>
    </widget>
    <widget class="QLabel" name="lblIssuingName">
     <property name="geometry">
      <rect>
       <x>522</x>
       <y>270</y>
       <width>345</width>
       <height>44</height>
      </rect>
     </property>
     <property name="font">
      <font>
       <family>Segoe UI</family>
       <pointsize>11</pointsize>
      </font>
     </property>
     <property name="layoutDirection">
      <enum>Qt::LeftToRight</enum>
     </property>
     <property name="styleSheet">
      <string notr="true">color: #000000;
background-color:#ffffff;
font-size: 11pt</string>
     </property>
     <property name="text">
      <string>Name</string>
     </property>
     <property name="alignment">
      <set>Qt::AlignLeading|Qt::AlignLeft|Qt::AlignVCenter</set>
     </property>
    </widget>
    <widget class="QLabel" name="lblIssuingRank">
     <property name="geometry">
      <rect>
       <x>522</x>
       <y>314</y>
       <width>345</width>
       <height>44</height>
      </rect>
     </property>
     <property name="font">
      <font>
       <family>Segoe UI</family>
       <pointsize>11</pointsize>
      </font>
     </property>
     <property name="layoutDirection">
      <enum>Qt::LeftToRight</enum>
     </property>
     <property name="styleSheet">
      <string notr="true">color: #000000;
background-color:#ffffff;
font-size: 11pt</string>
     </property>
     <property name="text">
      <string>Name</string>
     </property>
     <property name="alignment">
      <set>Qt::AlignLeading|Qt::AlignLeft|Qt::AlignVCenter</set>
     </property>
    </widget>
    <widget class="QPushButton" name="btnAddImpKey">
     <property name="geometry">
      <rect>
       <x>596</x>
       <y>480</y>
       <width>271</width>
       <height>44</height>
      </rect>
     </property>
     <property name="font">
      <font>
       <family>Segoe UI</family>
       <pointsize>11</pointsize>
      </font>
     </property>
     <property name="cursor">
      <cursorShape>PointingHandCursor</cursorShape>
     </property>
     <property name="styleSheet">
      <string notr="true">QPushButton
{
    color: #ffffff;
    background-color:#4154A0;
    border-width: 1px;
    border-color: #4154A0;
    border-style: solid;
    border-radius: 6;
    padding: 3px;
    font-size: 11pt;
    padding-left: 5px;
    padding-right: 5px;
    min-width: 40px;
}

QPushButton:hover
{
    background-color:#384889
}
QPushButton:pressed
{
    background-color: #384889;
 	border-width: 3px;
    border-color: #5C70BC;
    border-style: solid;
    border-radius: 6;

}</string>
     </property>
     <property name="text">
      <string>Add New Important Key Entry</string>
     </property>
     <property name="icon">
      <iconset resource="../IconResource.qrc">
       <normaloff>:/images/add.png</normaloff>:/images/add.png</iconset>
     </property>
     <property name="iconSize">
      <size>
       <width>25</width>
       <height>25</height>
      </size>
     </property>
    </widget>
    <widget class="QPushButton" name="navViewState">
     <property name="geometry">
      <rect>
       <x>10</x>
       <y>198</y>
       <width>270</width>
       <height>44</height>
      </rect>
     </property>
     <property name="font">
      <font>
       <family>Segoe UI</family>
       <pointsize>11</pointsize>
      </font>
     </property>
     <property name="cursor">
      <cursorShape>PointingHandCursor</cursorShape>
     </property>
     <property name="styleSheet">
      <string notr="true">QPushButton 
{
    text-align: left;
    color: #ffffff;
    background-color:#2F3C71;
    border-width: 1px;
    border-color: #2F3C71;
    border-style: solid;
    border-radius: 6;
    padding: 3px;
    font-size: 11pt;
    padding-left: 5px;
    padding-right: 5px;
    min-width: 40px;
}

QPushButton:hover
{
    background-color:#4154A0;
}
QPushButton:pressed
{
    background-color: #384889;
 	border-width: 3px;
    border-color: #5C70BC;
    border-style: solid;
    border-radius: 6;

}</string>
     </property>
     <property name="text">
      <string>Armory State Management System</string>
     </property>
     <property name="icon">
      <iconset resource="../IconResource.qrc">
       <normaloff>:/images/armoryState.png</normaloff>:/images/armoryState.png</iconset>
     </property>
     <property name="iconSize">
      <size>
       <width>25</width>
       <height>25</height>
      </size>
     </property>
     <property name="flat">
      <bool>false</bool>
     </property>
    </widget>
    <zorder>label_2</zorder>
    <zorder>label</zorder>
    <zorder>navViewImpKeyDetails</zorder>
    <zorder>navViewPunishment</zorder>
    <zorder>navViewImpKey</zorder>
    <zorder>navViewGenKey</zorder>
    <zorder>navViewVisitor</zorder>
    <zorder>navViewTransport</zorder>
    <zorder>navViewGangway</zorder>
    <zorder>navViewDuty</zorder>
    <zorder>navViewNight</zorder>
    <zorder>label_4</zorder>
    <zorder>navViewMOB</zorder>
    <zorder>navViewLocation</zorder>
    <zorder>navViewMangement</zorder>
    <zorder>navViewPPE</zorder>
    <zorder>navViewOOD</zorder>
    <zorder>navViewCMS</zorder>
    <zorder>label_7</zorder>
    <zorder>edtKeyNumber</zorder>
    <zorder>label_8</zorder>
    <zorder>edtKeyName</zorder>
    <zorder>label_9</zorder>
    <zorder>label_10</zorder>
    <zorder>label_11</zorder>
    <zorder>label_12</zorder>
    <zorder>label_14</zorder>
    <zorder>tmOut</zorder>
    <zorder>tmIn</zorder>
    <zorder>lblDataEntrySuccessful</zorder>
    <zorder>pushButton</zorder>
    <zorder>pushButton_2</zorder>
    <zorder>navViewPersonnel</zorder>
    <zorder>cBoxIssuingPNo</zorder>
    <zorder>lblIssuingName</zorder>
    <zorder>lblIssuingRank</zorder>
    <zorder>btnAddImpKey</zorder>
    <zorder>navViewState</zorder>
   </widget>
   <widget class="QLabel" name="label_13">
    <property name="geometry">
     <rect>
      <x>306</x>
      <y>100</y>
      <width>1040</width>
      <height>1</height>
     </rect>
    </property>
    <property name="styleSheet">
     <string notr="true">background-color:#A0A0A0;</string>
    </property>
    <property name="text">
     <string/>
    </property>
   </widget>
   <widget class="QLabel" name="label_6">
    <property name="geometry">
     <rect>
      <x>306</x>
      <y>60</y>
      <width>221</width>
      <height>31</height>
     </rect>
    </property>
    <property name="font">
     <font>
      <family>Segoe UI</family>
      <pointsize>11</pointsize>
     </font>
    </property>
    <property name="layoutDirection">
     <enum>Qt::LeftToRight</enum>
    </property>
    <property name="styleSheet">
     <string notr="true">color: #000000;
background-color:#ffffff;
font-size: 11pt</string>
    </property>
    <property name="text">
     <string>Enter Important Key Details</string>
    </property>
    <property name="alignment">
     <set>Qt::AlignLeading|Qt::AlignLeft|Qt::AlignVCenter</set>
    </property>
   </widget>
  </widget>
 </widget>
 <resources>
  <include location="../IconResource.qrc"/>
 </resources>
 <connections/>
</ui>
